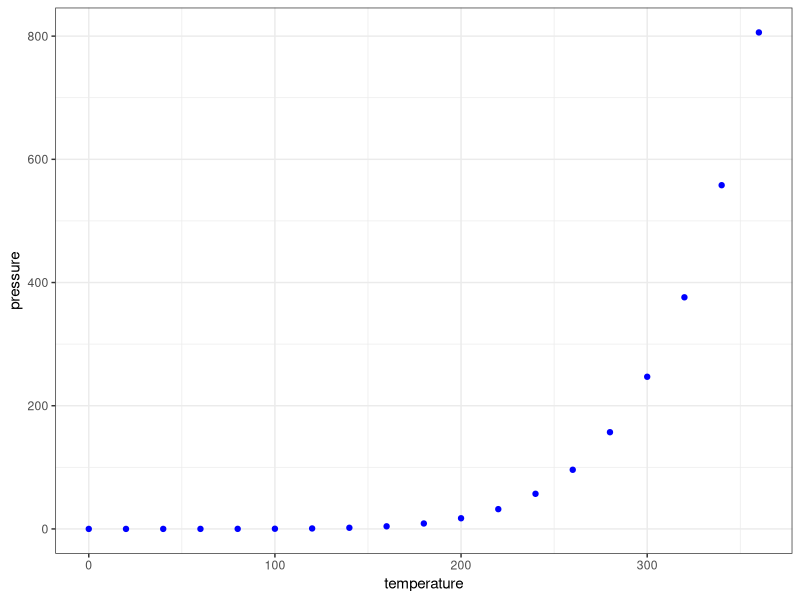

Source code (R):
## ---- chunk 1
knitr::opts_chunk$set(fig.align = "center", fig.width = 4, fig.height = 3, comment = NA)
## ---- chunk 2
summary(cars)
## ---- chunk 3
library(ggplot2)
ggplot(pressure, aes(x = temperature, y = pressure)) + 
  geom_point(color = "blue") + 
  theme_bw()
